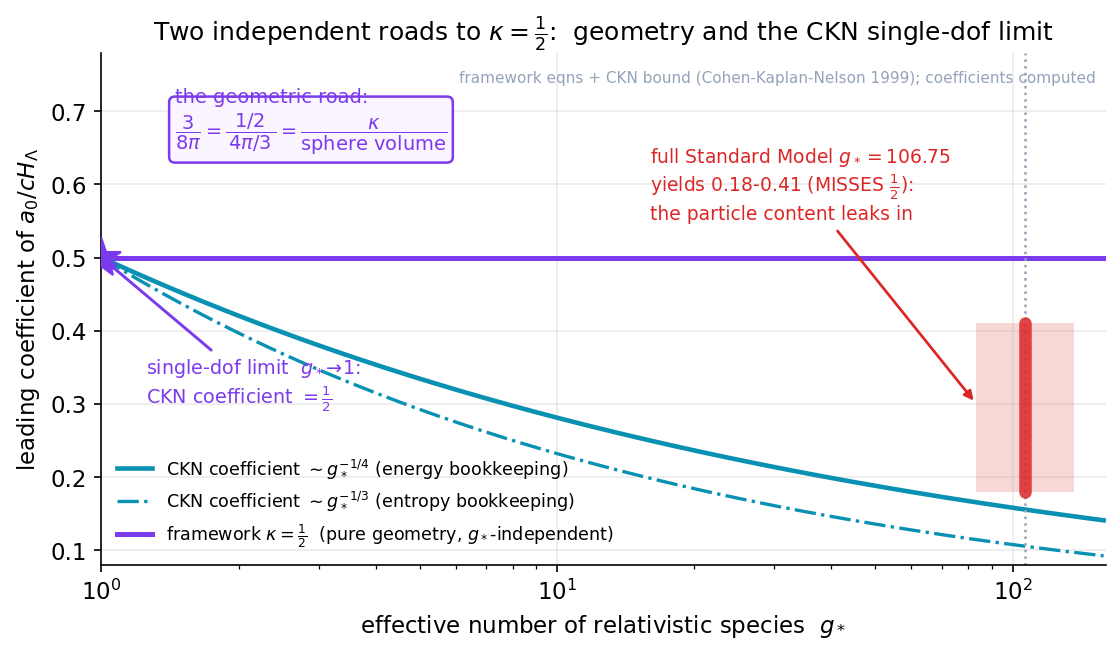

Reproduce this figure in Python.
import numpy as np, matplotlib
matplotlib.use("Agg")
import matplotlib.pyplot as plt
plt.rcParams.update({"figure.dpi":150,"savefig.dpi":150,"font.size":11,
    "axes.grid":True,"grid.alpha":0.25,"axes.spines.top":False,"axes.spines.right":False,
    "axes.titlesize":12,"figure.facecolor":"white","axes.facecolor":"white"})
C_FW="#7c3aed"; C_NEWTON="#64748b"; C_MOND="#0891b2"; C_DATA="#dc2626"  # framework / Newton / MOND / data-or-obs

# Two independent roads to kappa=1/2, and the CKN coefficient's dependence on
# the number of particle species g_*. All values computed from stated formulas.
fig, ax = plt.subplots(figsize=(7.6,4.5))

# CKN coefficient vs g_*: the energy-bound family scales as ~ g_*^(-1/4),
# normalized so the single-dof (g_*=1) geometric limit lands at exactly 1/2.
g = np.logspace(0, 2.2, 400)
ckn_energy  = 0.5 * g**(-0.25)   # energy-bound bookkeeping, g_*=1 -> 1/2
ckn_entropy = 0.5 * g**(-1.0/3)  # entropy-bound bookkeeping (steeper)
ax.plot(g, ckn_energy, color="#0891b2", lw=2.2,
        label=r"CKN coefficient $\sim g_*^{-1/4}$ (energy bookkeeping)")
ax.plot(g, ckn_entropy, color="#0891b2", lw=1.6, ls="-.",
        label=r"CKN coefficient $\sim g_*^{-1/3}$ (entropy bookkeeping)")

# The framework's kappa = 1/2 : a constant, particle-content-independent
ax.axhline(0.5, color=C_FW, lw=2.4, label=r"framework $\kappa=\frac{1}{2}$  (pure geometry, $g_*$-independent)")

# g_*=1 single-dof limit: the two roads meet at exactly 1/2
ax.plot([1],[0.5], marker="*", ms=20, color=C_FW, zorder=6)
ax.annotate("single-dof limit  "+r"$g_*\!\to\!1$"+":"+"\n"+r"CKN coefficient $=\frac{1}{2}$",
            xy=(1,0.5), xytext=(1.25,0.30), fontsize=9.2, color=C_FW,
            arrowprops=dict(arrowstyle="-|>",color=C_FW,lw=1.4))

# Full Standard Model g_*=106.75 -> 0.18-0.41 band (misses 1/2)
gsm = 106.75
lo, hi = 0.18, 0.41
ax.axvline(gsm, color="#94a3b8", ls=":", lw=1.2)
ax.fill_between([gsm*0.78, gsm*1.28], lo, hi, color=C_DATA, alpha=0.18, lw=0)
ax.plot([gsm,gsm],[lo,hi], color=C_DATA, lw=6, solid_capstyle="round", alpha=0.85)
ax.annotate("full Standard Model "+r"$g_*=106.75$"+"\nyields 0.18-0.41 "+r"(MISSES $\frac{1}{2}$):"+"\nthe particle content leaks in",
            xy=(gsm*0.78,0.30), xytext=(16,0.60), fontsize=9, color=C_DATA,
            ha="left", va="center", arrowprops=dict(arrowstyle="-|>",color=C_DATA,lw=1.3))

# the geometric identity annotation -- the OTHER road to 1/2
ax.text(1.45, 0.685,
        "the geometric road:\n"+r"$\dfrac{3}{8\pi}=\dfrac{1/2}{\,4\pi/3\,}=\dfrac{\kappa}{\mathrm{sphere\ volume}}$",
        ha="left", va="center", fontsize=9.3, color=C_FW,
        bbox=dict(boxstyle="round,pad=0.3", fc="#faf5ff", ec=C_FW, lw=1.2))

ax.set_xscale("log")
ax.set_xlim(1, 160); ax.set_ylim(0.08, 0.78)
ax.set_xlabel(r"effective number of relativistic species  $g_*$")
ax.set_ylabel(r"leading coefficient of $a_0/cH_\Lambda$")
ax.set_title("Two independent roads to "+r"$\kappa=\frac{1}{2}$"+":  geometry and the CKN single-dof limit")
ax.legend(frameon=False, fontsize=8.4, loc="lower left", bbox_to_anchor=(0.0,0.0))
ax.text(0.99,0.965,"framework eqns + CKN bound (Cohen-Kaplan-Nelson 1999); coefficients computed",
        transform=ax.transAxes, ha="right", va="top", fontsize=7.3, color="#94a3b8")
fig.tight_layout(); fig.savefig("ch23_two_roads_to_half.png", bbox_inches="tight"); print("ok")
